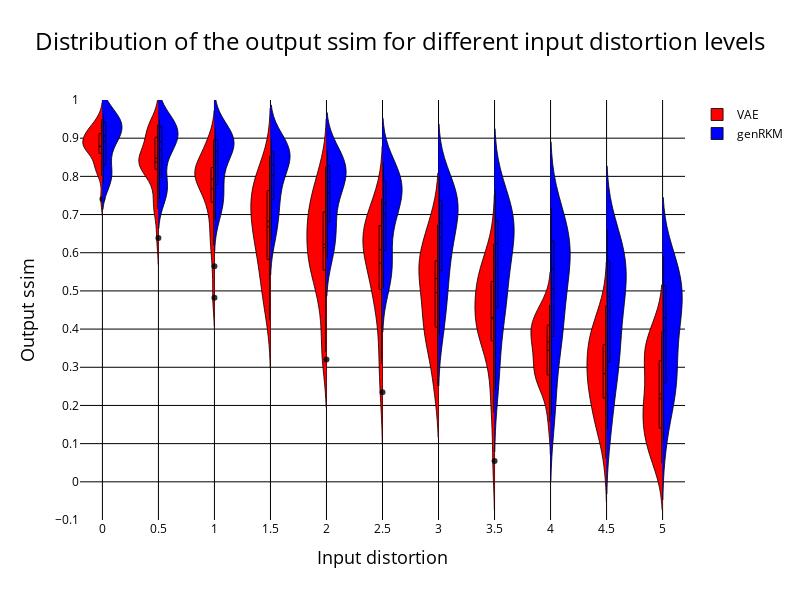

Notebook cell for this chart:
### Code cell
traces = []

for i in range(len(reference_points)):

    # Create a trace for the holiday distribution
    trace1 = go.Violin(
        x=reference_matrix[i],
        y=Lists_close_ssim_VAE[i],
        name='VAE' if i == 0 else None,
        side='negative',
        box_visible=True,
        meanline_visible=True,
        #hovertemplate='Holiday<br>Noise Level: %{y.2f} dB(A)',
        #hoverlabel=dict(namelength=0),
        fillcolor='red',
        line=dict(color='rgba(0, 0, 0, 0.8)', width=1) ,
        showlegend=(i == 0) 
    )

    # Create a trace for the normal day distribution
    trace2 = go.Violin(
        x=reference_matrix[i], #to put the two graphs next to each other instead of separately
        y=Lists_close_ssim_genRKM[i],
        name='genRKM' if i == 0 else None,
        side='positive',
        box_visible=True,
        meanline_visible=True,
        #hovertemplate='Normal Day<br>Noise Level: %{y.2f} dB(A)',
        #hoverlabel=dict(namelength=0),
        fillcolor='blue',
        line=dict(color='rgba(0, 0, 0, 0.8)', width=1) ,
        showlegend=(i == 0)
    )

    traces.append(trace1)
    traces.append(trace2)

# Create the layout for the plot
layout_fig1 = go.Layout(
    title=dict(
        text='Distribution of the output ssim for different input distortion levels',
        x=0.5,
        xanchor='center',
        font=dict(color="black", size=24)
    ),
    title_font=dict(size=24, color="black"),  
    xaxis=dict(
        {'title': 'Input distortion'}, 
        #range = [-0.2, 3.2],
        range = [-0.2, 5.2],
        #ticktext = ["false",'Holiday - Normal day'],
        title_font=dict(color="black", size = 18),
        tickfont=dict(color='black'),
        showticklabels=True, 
        tickvals = reference_points, 
        ticktext = reference_points,
        gridcolor='black'),
    yaxis=dict(
        {'title': 'Output ssim'},
        title_font=dict(color="black", size = 18),
        tickfont=dict(color="black"),
        #showticklabels=False,
        range = [-0.1, 1],
        tickvals=[-0.1, 0, 0.1, 0.2, 0.3, 0.4, 0.5, 0.6, 0.7, 0.7, 0.8, 0.9, 1],
        gridcolor='black',
        zeroline=True,  # Ensure the zeroline is shown
        zerolinecolor='black',  # Set the color of the zeroline to black
        zerolinewidth=1  # Set the width of the zeroline
        ),
    violingap=0,  # Set the gap between violins to 0 for overlapping
    plot_bgcolor='white',  
    paper_bgcolor='white',  
    legend = dict(font=dict(color='black'))
)

layout_fig1.update(width=800, height=600)

# Create the figure and add the traces
fig1 = go.Figure(data=traces, layout=layout_fig1)

# Show the plot
fig1.show()

### Figure 1 — Plotly figure (JSON) as saved in the notebook; plotly's stock layout.template omitted (floating-point values rounded to 4 significant figures)
{"data": [{"box": {"visible": true}, "fillcolor": "red", "line": {"color": "rgba(0, 0, 0, 0.8)", "width": 1}, "meanline": {"visible": true}, "name": "VAE", "showlegend": true, "side": "negative", "type": "violin", "x": [0, 0, 0, 0, 0, 0, 0, 0, 0, 0, 0, 0, 0, 0, 0, 0, 0, 0, 0, 0, 0, 0, 0, 0, 0], "y": [0.8672, 0.8996, 0.8747, 0.8983, 0.9147, 0.8757, 0.9467, 0.8877, 0.9233, 0.8181, 0.8733, 0.8256, 0.8737, 0.8358, 0.9116, 0.8897, 0.9225, 0.8393, 0.7407, 0.8746, 0.9105, 0.8789, 0.9174, 0.9499, 0.8011]}, {"box": {"visible": true}, "fillcolor": "blue", "line": {"color": "rgba(0, 0, 0, 0.8)", "width": 1}, "meanline": {"visible": true}, "name": "genRKM", "showlegend": true, "side": "positive", "type": "violin", "x": [0, 0, 0, 0, 0, 0, 0, 0, 0, 0, 0, 0, 0, 0, 0, 0, 0, 0, 0, 0, 0, 0, 0, 0, 0], "y": [0.9188, 0.9501, 0.8353, 0.8141, 0.9175, 0.9578, 0.8077, 0.962, 0.7818, 0.9065, 0.9159, 0.7937, 0.9538, 0.9369, 0.7835, 0.9291, 0.9554, 0.8992, 0.9023, 0.8673, 0.9402, 0.9578, 0.8721, 0.805, 0.9058]}, {"box": {"visible": true}, "fillcolor": "red", "line": {"color": "rgba(0, 0, 0, 0.8)", "width": 1}, "meanline": {"visible": true}, "showlegend": false, "side": "negative", "type": "violin", "x": [0.5, 0.5, 0.5, 0.5, 0.5, 0.5, 0.5, 0.5, 0.5, 0.5, 0.5, 0.5, 0.5, 0.5, 0.5, 0.5, 0.5, 0.5, 0.5, 0.5, 0.5, 0.5, 0.5, 0.5, 0.5], "y": [0.8213, 0.8483, 0.8615, 0.9018, 0.8515, 0.8525, 0.9246, 0.9191, 0.9355, 0.8477, 0.8225, 0.8102, 0.8433, 0.8219, 0.9355, 0.7142, 0.7918, 0.7298, 0.6384, 0.9046, 0.9154, 0.8351, 0.8303, 0.7277, 0.8476]}, {"box": {"visible": true}, "fillcolor": "blue", "line": {"color": "rgba(0, 0, 0, 0.8)", "width": 1}, "meanline": {"visible": true}, "showlegend": false, "side": "positive", "type": "violin", "x": [0.5, 0.5, 0.5, 0.5, 0.5, 0.5, 0.5, 0.5, 0.5, 0.5, 0.5, 0.5, 0.5, 0.5, 0.5, 0.5, 0.5, 0.5, 0.5, 0.5, 0.5, 0.5, 0.5, 0.5, 0.5], "y": [0.902, 0.9381, 0.7985, 0.7929, 0.8923, 0.9388, 0.7725, 0.9485, 0.7579, 0.8875, 0.8995, 0.7649, 0.9394, 0.9184, 0.7563, 0.9151, 0.9306, 0.8913, 0.858, 0.878, 0.9332, 0.947, 0.8488, 0.7408, 0.8873]}, {"box": {"visible": true}, "fillcolor": "red", "line": {"color": "rgba(0, 0, 0, 0.8)", "width": 1}, "meanline": {"visible": true}, "showlegend": false, "side": "negative", "type": "violin", "x": [1, 1, 1, 1, 1, 1, 1, 1, 1, 1, 1, 1, 1, 1, 1, 1, 1, 1, 1, 1, 1, 1, 1, 1, 1], "y": [0.7382, 0.8969, 0.7828, 0.8833, 0.7364, 0.8386, 0.8601, 0.8247, 0.8794, 0.8162, 0.7853, 0.6194, 0.8041, 0.7931, 0.4821, 0.6774, 0.8228, 0.8179, 0.6462, 0.7199, 0.8178, 0.7838, 0.816, 0.5646, 0.7679]}, {"box": {"visible": true}, "fillcolor": "blue", "line": {"color": "rgba(0, 0, 0, 0.8)", "width": 1}, "meanline": {"visible": true}, "showlegend": false, "side": "positive", "type": "violin", "x": [1, 1, 1, 1, 1, 1, 1, 1, 1, 1, 1, 1, 1, 1, 1, 1, 1, 1, 1, 1, 1, 1, 1, 1, 1], "y": [0.8807, 0.9186, 0.7435, 0.7876, 0.8565, 0.9068, 0.7203, 0.9258, 0.7503, 0.8549, 0.8643, 0.7159, 0.9065, 0.8893, 0.7481, 0.8874, 0.8931, 0.876, 0.7921, 0.8806, 0.9144, 0.9273, 0.8058, 0.6859, 0.8505]}, {"box": {"visible": true}, "fillcolor": "red", "line": {"color": "rgba(0, 0, 0, 0.8)", "width": 1}, "meanline": {"visible": true}, "showlegend": false, "side": "negative", "type": "violin", "x": [1.5, 1.5, 1.5, 1.5, 1.5, 1.5, 1.5, 1.5, 1.5, 1.5, 1.5, 1.5, 1.5, 1.5, 1.5, 1.5, 1.5, 1.5, 1.5, 1.5, 1.5, 1.5, 1.5, 1.5, 1.5], "y": [0.7653, 0.8529, 0.5736, 0.7243, 0.6075, 0.7422, 0.6782, 0.7789, 0.4233, 0.6766, 0.7505, 0.6865, 0.8056, 0.5854, 0.4892, 0.6378, 0.6365, 0.7982, 0.4997, 0.78, 0.7618, 0.6881, 0.5724, 0.5011, 0.6825]}, {"box": {"visible": true}, "fillcolor": "blue", "line": {"color": "rgba(0, 0, 0, 0.8)", "width": 1}, "meanline": {"visible": true}, "showlegend": false, "side": "positive", "type": "violin", "x": [1.5, 1.5, 1.5, 1.5, 1.5, 1.5, 1.5, 1.5, 1.5, 1.5, 1.5, 1.5, 1.5, 1.5, 1.5, 1.5, 1.5, 1.5, 1.5, 1.5, 1.5, 1.5, 1.5, 1.5, 1.5], "y": [0.8549, 0.8968, 0.6965, 0.7944, 0.8149, 0.8704, 0.6634, 0.8958, 0.7546, 0.7903, 0.8299, 0.6598, 0.8716, 0.8617, 0.721, 0.8528, 0.8516, 0.8533, 0.7227, 0.8459, 0.8822, 0.8949, 0.745, 0.6318, 0.8091]}, {"box": {"visible": true}, "fillcolor": "red", "line": {"color": "rgba(0, 0, 0, 0.8)", "width": 1}, "meanline": {"visible": true}, "showlegend": false, "side": "negative", "type": "violin", "x": [2, 2, 2, 2, 2, 2, 2, 2, 2, 2, 2, 2, 2, 2, 2, 2, 2, 2, 2, 2, 2, 2, 2, 2, 2], "y": [0.5794, 0.7795, 0.6587, 0.7034, 0.5655, 0.6536, 0.7532, 0.7852, 0.4885, 0.5937, 0.6707, 0.526, 0.7382, 0.6887, 0.3203, 0.5872, 0.5933, 0.8254, 0.4102, 0.6225, 0.7168, 0.6853, 0.3397, 0.4815, 0.5641]}, {"box": {"visible": true}, "fillcolor": "blue", "line": {"color": "rgba(0, 0, 0, 0.8)", "width": 1}, "meanline": {"visible": true}, "showlegend": false, "side": "positive", "type": "violin", "x": [2, 2, 2, 2, 2, 2, 2, 2, 2, 2, 2, 2, 2, 2, 2, 2, 2, 2, 2, 2, 2, 2, 2, 2, 2], "y": [0.8227, 0.8625, 0.6567, 0.7918, 0.7615, 0.833, 0.6121, 0.8675, 0.7378, 0.6893, 0.7851, 0.5945, 0.8264, 0.8285, 0.6963, 0.807, 0.7907, 0.8286, 0.656, 0.7769, 0.8382, 0.8677, 0.6505, 0.5852, 0.765]}, {"box": {"visible": true}, "fillcolor": "red", "line": {"color": "rgba(0, 0, 0, 0.8)", "width": 1}, "meanline": {"visible": true}, "showlegend": false, "side": "negative", "type": "violin", "x": [2.5, 2.5, 2.5, 2.5, 2.5, 2.5, 2.5, 2.5, 2.5, 2.5, 2.5, 2.5, 2.5, 2.5, 2.5, 2.5, 2.5, 2.5, 2.5, 2.5, 2.5, 2.5, 2.5, 2.5, 2.5], "y": [0.6809, 0.608, 0.5207, 0.6981, 0.4972, 0.6079, 0.7148, 0.671, 0.6809, 0.6316, 0.6099, 0.4546, 0.6246, 0.6172, 0.3649, 0.6608, 0.5936, 0.5964, 0.3096, 0.6706, 0.7413, 0.559, 0.2348, 0.5057, 0.4725]}, {"box": {"visible": true}, "fillcolor": "blue", "line": {"color": "rgba(0, 0, 0, 0.8)", "width": 1}, "meanline": {"visible": true}, "showlegend": false, "side": "positive", "type": "violin", "x": [2.5, 2.5, 2.5, 2.5, 2.5, 2.5, 2.5, 2.5, 2.5, 2.5, 2.5, 2.5, 2.5, 2.5, 2.5, 2.5, 2.5, 2.5, 2.5, 2.5, 2.5, 2.5, 2.5, 2.5, 2.5], "y": [0.7877, 0.8146, 0.61, 0.7654, 0.7035, 0.7856, 0.559, 0.8268, 0.6841, 0.5615, 0.729, 0.5275, 0.7697, 0.7882, 0.6502, 0.7524, 0.7379, 0.8004, 0.5915, 0.7, 0.7897, 0.8375, 0.5068, 0.5469, 0.7229]}, {"box": {"visible": true}, "fillcolor": "red", "line": {"color": "rgba(0, 0, 0, 0.8)", "width": 1}, "meanline": {"visible": true}, "showlegend": false, "side": "negative", "type": "violin", "x": [3, 3, 3, 3, 3, 3, 3, 3, 3, 3, 3, 3, 3, 3, 3, 3, 3, 3, 3, 3, 3, 3, 3, 3, 3], "y": [0.6696, 0.6199, 0.5424, 0.4144, 0.5589, 0.583, 0.458, 0.557, 0.6085, 0.4515, 0.5735, 0.4278, 0.5776, 0.4404, 0.3766, 0.6678, 0.5428, 0.5321, 0.26, 0.3593, 0.6736, 0.5048, 0.2514, 0.3724, 0.3571]}, {"box": {"visible": true}, "fillcolor": "blue", "line": {"color": "rgba(0, 0, 0, 0.8)", "width": 1}, "meanline": {"visible": true}, "showlegend": false, "side": "positive", "type": "violin", "x": [3, 3, 3, 3, 3, 3, 3, 3, 3, 3, 3, 3, 3, 3, 3, 3, 3, 3, 3, 3, 3, 3, 3, 3, 3], "y": [0.7369, 0.7639, 0.5651, 0.7389, 0.6384, 0.7334, 0.5024, 0.7806, 0.578, 0.4116, 0.6607, 0.4476, 0.7066, 0.7454, 0.6022, 0.6983, 0.6783, 0.77, 0.5164, 0.617, 0.7319, 0.8018, 0.3862, 0.4995, 0.6798]}, {"box": {"visible": true}, "fillcolor": "red", "line": {"color": "rgba(0, 0, 0, 0.8)", "width": 1}, "meanline": {"visible": true}, "showlegend": false, "side": "negative", "type": "violin", "x": [3.5, 3.5, 3.5, 3.5, 3.5, 3.5, 3.5, 3.5, 3.5, 3.5, 3.5, 3.5, 3.5, 3.5, 3.5, 3.5, 3.5, 3.5, 3.5, 3.5, 3.5, 3.5, 3.5, 3.5, 3.5], "y": [0.5429, 0.4905, 0.4306, 0.6235, 0.4156, 0.4555, 0.42, 0.5333, 0.1815, 0.4674, 0.5614, 0.4016, 0.571, 0.5221, 0.4079, 0.4913, 0.4194, 0.5119, 0.05437, 0.3698, 0.5461, 0.3649, 0.2978, 0.2281, 0.3667]}, {"box": {"visible": true}, "fillcolor": "blue", "line": {"color": "rgba(0, 0, 0, 0.8)", "width": 1}, "meanline": {"visible": true}, "showlegend": false, "side": "positive", "type": "violin", "x": [3.5, 3.5, 3.5, 3.5, 3.5, 3.5, 3.5, 3.5, 3.5, 3.5, 3.5, 3.5, 3.5, 3.5, 3.5, 3.5, 3.5, 3.5, 3.5, 3.5, 3.5, 3.5, 3.5, 3.5, 3.5], "y": [0.6766, 0.7045, 0.5015, 0.7057, 0.582, 0.6789, 0.438, 0.7315, 0.4582, 0.2972, 0.5838, 0.3179, 0.652, 0.7016, 0.5446, 0.6291, 0.6257, 0.7323, 0.4494, 0.5071, 0.6744, 0.7625, 0.2407, 0.4391, 0.6241]}, {"box": {"visible": true}, "fillcolor": "red", "line": {"color": "rgba(0, 0, 0, 0.8)", "width": 1}, "meanline": {"visible": true}, "showlegend": false, "side": "negative", "type": "violin", "x": [4, 4, 4, 4, 4, 4, 4, 4, 4, 4, 4, 4, 4, 4, 4, 4, 4, 4, 4, 4, 4, 4, 4, 4, 4], "y": [0.4392, 0.3915, 0.299, 0.4156, 0.3664, 0.3784, 0.2806, 0.4108, 0.2776, 0.4103, 0.3557, 0.2981, 0.4448, 0.3666, 0.3243, 0.437, 0.4014, 0.3675, 0.1577, 0.2708, 0.4631, 0.2194, 0.2727, 0.255, 0.3109]}, {"box": {"visible": true}, "fillcolor": "blue", "line": {"color": "rgba(0, 0, 0, 0.8)", "width": 1}, "meanline": {"visible": true}, "showlegend": false, "side": "positive", "type": "violin", "x": [4, 4, 4, 4, 4, 4, 4, 4, 4, 4, 4, 4, 4, 4, 4, 4, 4, 4, 4, 4, 4, 4, 4, 4, 4], "y": [0.6018, 0.6426, 0.4469, 0.6644, 0.53, 0.6244, 0.3782, 0.676, 0.3994, 0.1991, 0.5111, 0.2484, 0.5734, 0.6463, 0.4781, 0.5576, 0.5701, 0.6951, 0.3787, 0.382, 0.6278, 0.7178, 0.1751, 0.3674, 0.5578]}, {"box": {"visible": true}, "fillcolor": "red", "line": {"color": "rgba(0, 0, 0, 0.8)", "width": 1}, "meanline": {"visible": true}, "showlegend": false, "side": "negative", "type": "violin", "x": [4.5, 4.5, 4.5, 4.5, 4.5, 4.5, 4.5, 4.5, 4.5, 4.5, 4.5, 4.5, 4.5, 4.5, 4.5, 4.5, 4.5, 4.5, 4.5, 4.5, 4.5, 4.5, 4.5, 4.5, 4.5], "y": [0.398, 0.3585, 0.2832, 0.3866, 0.3494, 0.3193, 0.158, 0.4619, 0.06142, 0.3573, 0.3123, 0.3034, 0.4339, 0.2717, 0.1453, 0.3622, 0.202, 0.2593, 0.1521, 0.2252, 0.4058, 0.2662, 0.2363, 0.1539, 0.2305]}, {"box": {"visible": true}, "fillcolor": "blue", "line": {"color": "rgba(0, 0, 0, 0.8)", "width": 1}, "meanline": {"visible": true}, "showlegend": false, "side": "positive", "type": "violin", "x": [4.5, 4.5, 4.5, 4.5, 4.5, 4.5, 4.5, 4.5, 4.5, 4.5, 4.5, 4.5, 4.5, 4.5, 4.5, 4.5, 4.5, 4.5, 4.5, 4.5, 4.5, 4.5, 4.5, 4.5, 4.5], "y": [0.5299, 0.5866, 0.3798, 0.6125, 0.4853, 0.565, 0.297, 0.6257, 0.3751, 0.1357, 0.4411, 0.2304, 0.5183, 0.5891, 0.396, 0.4937, 0.516, 0.6372, 0.3145, 0.3105, 0.5754, 0.6599, 0.1702, 0.3051, 0.48]}, {"box": {"visible": true}, "fillcolor": "red", "line": {"color": "rgba(0, 0, 0, 0.8)", "width": 1}, "meanline": {"visible": true}, "showlegend": false, "side": "negative", "type": "violin", "x": [5, 5, 5, 5, 5, 5, 5, 5, 5, 5, 5, 5, 5, 5, 5, 5, 5, 5, 5, 5, 5, 5, 5, 5, 5], "y": [0.3779, 0.394, 0.1974, 0.2177, 0.1725, 0.316, 0.04859, 0.3418, 0.07169, 0.3169, 0.3164, 0.2521, 0.1843, 0.3926, 0.09905, 0.377, 0.2175, 0.3111, 0.1086, 0.1146, 0.3188, 0.1495, 0.1659, 0.08467, 0.2059]}, {"box": {"visible": true}, "fillcolor": "blue", "line": {"color": "rgba(0, 0, 0, 0.8)", "width": 1}, "meanline": {"visible": true}, "showlegend": false, "side": "positive", "type": "violin", "x": [5, 5, 5, 5, 5, 5, 5, 5, 5, 5, 5, 5, 5, 5, 5, 5, 5, 5, 5, 5, 5, 5, 5, 5, 5], "y": [0.4692, 0.5143, 0.3238, 0.5517, 0.4355, 0.5071, 0.2418, 0.5762, 0.3574, 0.1072, 0.3719, 0.2292, 0.4594, 0.5233, 0.307, 0.4302, 0.463, 0.5787, 0.2606, 0.2483, 0.5158, 0.5898, 0.1702, 0.254, 0.4081]}], "layout": {"height": 600, "legend": {"font": {"color": "black"}}, "paper_bgcolor": "white", "plot_bgcolor": "white", "title": {"font": {"color": "black", "size": 24}, "text": "Distribution of the output ssim for different input distortion levels", "x": 0.5, "xanchor": "center"}, "violingap": 0, "width": 800, "xaxis": {"gridcolor": "black", "range": [-0.2, 5.2], "showticklabels": true, "tickfont": {"color": "black"}, "ticktext": [0, 0.5, 1, 1.5, 2, 2.5, 3, 3.5, 4, 4.5, 5], "tickvals": [0, 0.5, 1, 1.5, 2, 2.5, 3, 3.5, 4, 4.5, 5], "title": {"font": {"color": "black", "size": 18}, "text": "Input distortion"}}, "yaxis": {"gridcolor": "black", "range": [-0.1, 1], "tickfont": {"color": "black"}, "tickvals": [-0.1, 0, 0.1, 0.2, 0.3, 0.4, 0.5, 0.6, 0.7, 0.7, 0.8, 0.9, 1], "title": {"font": {"color": "black", "size": 18}, "text": "Output ssim"}, "zeroline": true, "zerolinecolor": "black", "zerolinewidth": 1}}}
